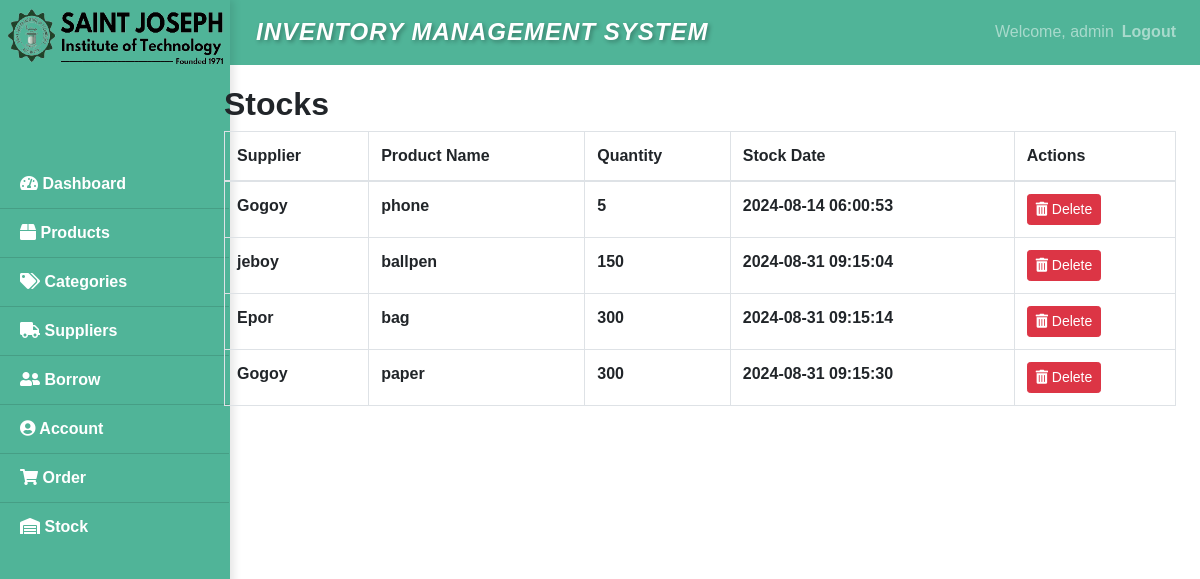
/stock.php (signed in), run on the app's committed database.
### tables this page shows
CREATE TABLE `orders` (
  `id` int(11) NOT NULL,
  `supplier_id` int(11) NOT NULL,
  `product_name` varchar(255) NOT NULL,
  `quantity` int(11) NOT NULL,
  `order_date` timestamp NOT NULL DEFAULT current_timestamp(),
  `received_date` date DEFAULT NULL,
  `status` enum('Pending','Received') DEFAULT 'Pending',
  `delivery_duration` int(11) DEFAULT 0
);

CREATE TABLE `suppliers` (
  `SupplierID` int(11) NOT NULL,
  `SupplierName` varchar(255) NOT NULL,
  `SupplierContact` varchar(255) NOT NULL,
  `CreatedAt` timestamp NOT NULL DEFAULT current_timestamp()
);

### stock.php (the view, shortened to what this page needs)
<?php
$isAdmin = ($_SESSION['role'] === 'admin');
?>
<!DOCTYPE html>
<html lang="en">
<head>
    <link href="https://stackpath.bootstrapcdn.com/bootstrap/4.5.2/css/bootstrap.min.css" rel="stylesheet">
    <link rel="stylesheet" href="https://cdnjs.cloudflare.com/ajax/libs/font-awesome/5.15.4/css/all.min.css">
</head>
<body>
 <nav class="navbar navbar-expand-md navbar-dark" style="background-color: #50B498;">
        <a class="navbar-brand" href="#">Inventory Management System</a>
        <div class="collapse navbar-collapse" id="navbarNav">
            <ul class="navbar-nav ml-auto">
                <li class="nav-item">
                    <span class="navbar-text">Welcome, <?php echo htmlspecialchars($_SESSION['username']); ?></span>
                </li>
                <li class="nav-item">
                  <b>  <a class="nav-link" href="Login.php">Logout</a>
                </li>
            </ul>
        </div>
    </nav>
    <div class="container-fluid">
        <div class="row">
            <div class="sidebar">
                <div class="sidebar-heading">
                    <img src="founded.png" class="sidebar-logo" alt="Sidebar Logo">
                </div>
               <div class="list-group list-group-flush">
                    <a href="Dashboard.php" class="list-group-item list-group-item-action"><i class="fas fa-tachometer-alt"></i> Dashboard</a>
                    <a href="Product.php" class="list-group-item list-group-item-action"><i class="fas fa-box"></i> Products</a>
                    <a href="Categories.php" class="list-group-item list-group-item-action"><i class="fas fa-tags"></i> Categories</a>
                    <a href="Supplier.php" class="list-group-item list-group-item-action"><i class="fas fa-truck"></i> Suppliers</a>
                    <a href="#borrowerSubMenu" class="list-group-item list-group-item-action" data-toggle="collapse"><i class="fas fa-user-friends"></i> Borrow</a>
                    <a href="Account.php" class="list-group-item list-group-item-action"><i class="fas fa-user-circle"></i> Account</a>
                    <a href="Order.php" class="list-group-item list-group-item-action"><i class="fas fa-shopping-cart"></i> Order</a>
                    <a href="stock.php" class="list-group-item list-group-item-action"><i class="fas fa-warehouse"></i> Stock</a>
                </div>
            </div>
        <main role="main" class="col-md-9 ml-sm-auto col-lg-10 px-4 main-content">
<?php
$conn = new mysqli('localhost', 'root', '', 'inventoryproj');
$sql = "SELECT orders.id, suppliers.SupplierName, orders.product_name, orders.quantity, orders.order_date
        FROM orders
        JOIN suppliers ON orders.supplier_id = suppliers.SupplierID
        WHERE orders.status = 'Received'";
$result = $conn->query($sql);
echo '<h2><b>Stocks</b></h2>';
echo "<div class='table-responsive'>";
echo '<table class="table table-bordered">';
echo '<thead><tr>
        <th>Supplier</th>
        <th>Product Name</th>
        <th>Quantity</th>
        <th>Stock Date</th>
        <th>Actions</th>
      </tr></thead>';
echo '<tbody>';
if ($result->num_rows > 0) {
    while ($row = $result->fetch_assoc()) {
        echo '<tr>';
        echo '<td>' . htmlspecialchars($row['SupplierName']) . '</td>';
        echo '<td>' . htmlspecialchars($row['product_name']) . '</td>';
        echo '<td>' . htmlspecialchars($row['quantity']) . '</td>';
        echo '<td>' . htmlspecialchars($row['order_date']) . '</td>';
        echo '<td>';
        if ($isAdmin) {
            echo '<form method="post" action="delete_stocks.php" style="display:inline;">
                    <input type="hidden" name="id" value="' . htmlspecialchars($row['id']) . '">
                    <button type="submit" class="btn btn-sm btn-danger"><i class="fas fa-trash-alt"></i> Delete</button>
                  </form>';
        } else {
            echo '<span class="text-muted">No action</span>';
        }
        echo '</td>';
        echo '</tr>';
    }
} else {
    echo '<tr><td colspan="5">No stocks available</td></tr>';
}
echo '</tbody>';
echo '</table>';
?>
</main>
        </div>
    </div>
</body>
</html>

### stock.php (style rules this page uses)
body { font-family: Arial, sans-serif; overflow-x: hidden; }
.sidebar { height: 100vh; width: 230px; position: fixed; top: 0; left: 0; background-color: #50B498; border-right: 1px solid #50B498; box-shadow: 4px 0 8px rgba(0, 0, 0, 0.1); }
.sidebar-heading { text-align: center; padding-bottom: 0px; }
.sidebar-logo { width: 320px; height: 250px; margin-left: -65px; margin-top: -90px; }
.sidebar .list-group-item { border-radius: 0; background-color: #50B498; color: #fff; }
.main-content { margin-left: 250px; padding: 20px; }
.navbar-brand { font-weight: bold; font-family: 'Arial', sans-serif; font-size: 24px; font-style: oblique; text-align: center; flex: 1; letter-spacing: 1px; line-height: 1.2; text-transform: uppercase; text-shadow: 2px 2px 4px rgba(0, 0, 0, 0.3); color: #ffffff; background-color: #50B498; padding: 10px; margin-left: 230px; }

### data on the page
orders: supplier.SupplierName "Gogoy", product_name "phone", quantity "5", order_date "2024-08-14 06:00:53"
orders: supplier.SupplierName "jeboy", product_name "ballpen", quantity "150", order_date "2024-08-31 09:15:04"
orders: supplier.SupplierName "Epor", product_name "bag", quantity "300", order_date "2024-08-31 09:15:14"
orders: supplier.SupplierName "Gogoy", product_name "paper", quantity "300", order_date "2024-08-31 09:15:30"

### other printed values
$_SESSION['username'] "admin"
